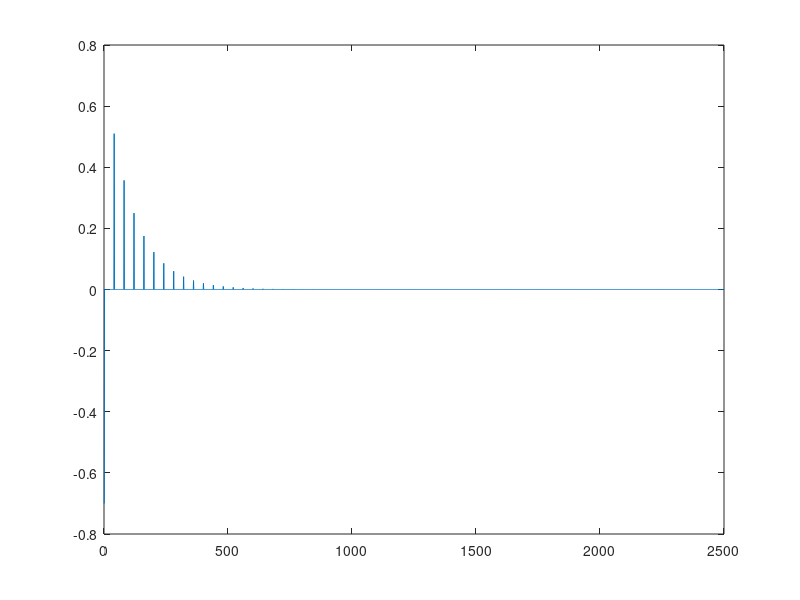

Source code (MATLAB):
% Author: V. Pulkki, T. Lokki
%
%--------------------------------------------------------------------------
% This source code is provided without any warranties as published in 
% DAFX book 2nd edition, copyright Wiley & Sons 2011, available at 
% http://www.dafx.de. It may be used for educational purposes and not 
% for commercial applications without further permission.
%--------------------------------------------------------------------------

% Create an impulse
x = zeros(1,2500); x(1) = 1;

% Delay line and read position
A = zeros(1,100);
Adelay=40;

% Output vector
ir = zeros(1,2500);

% Feedback gain
g=0.7;

% Comb-allpass filtering
for n = 1:length(ir)
    tmp = A(Adelay) + x(n)*(-g);
    A = [(tmp*g + x(n))' A(1:length(A)-1)];
    ir(n) = tmp;
end

% Plot the filtering result
plot(ir)